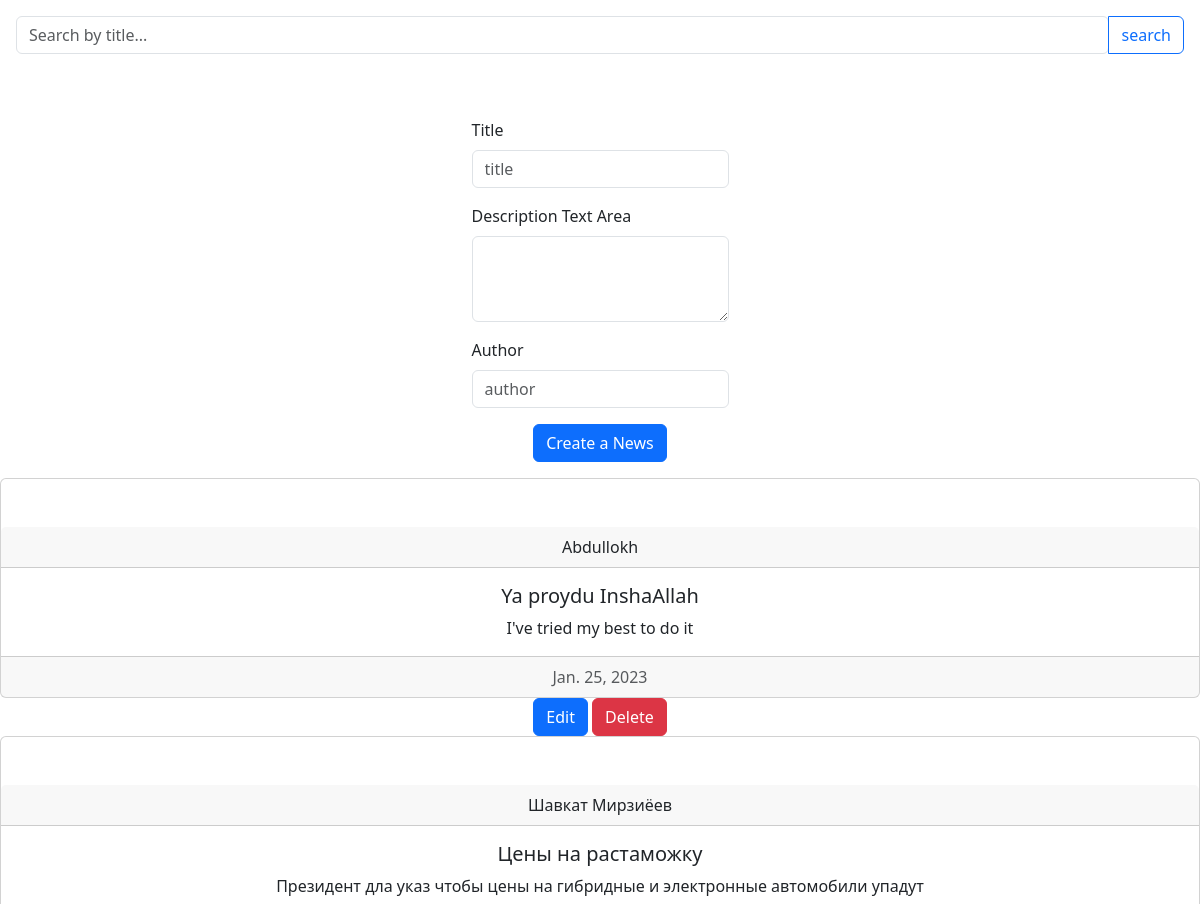
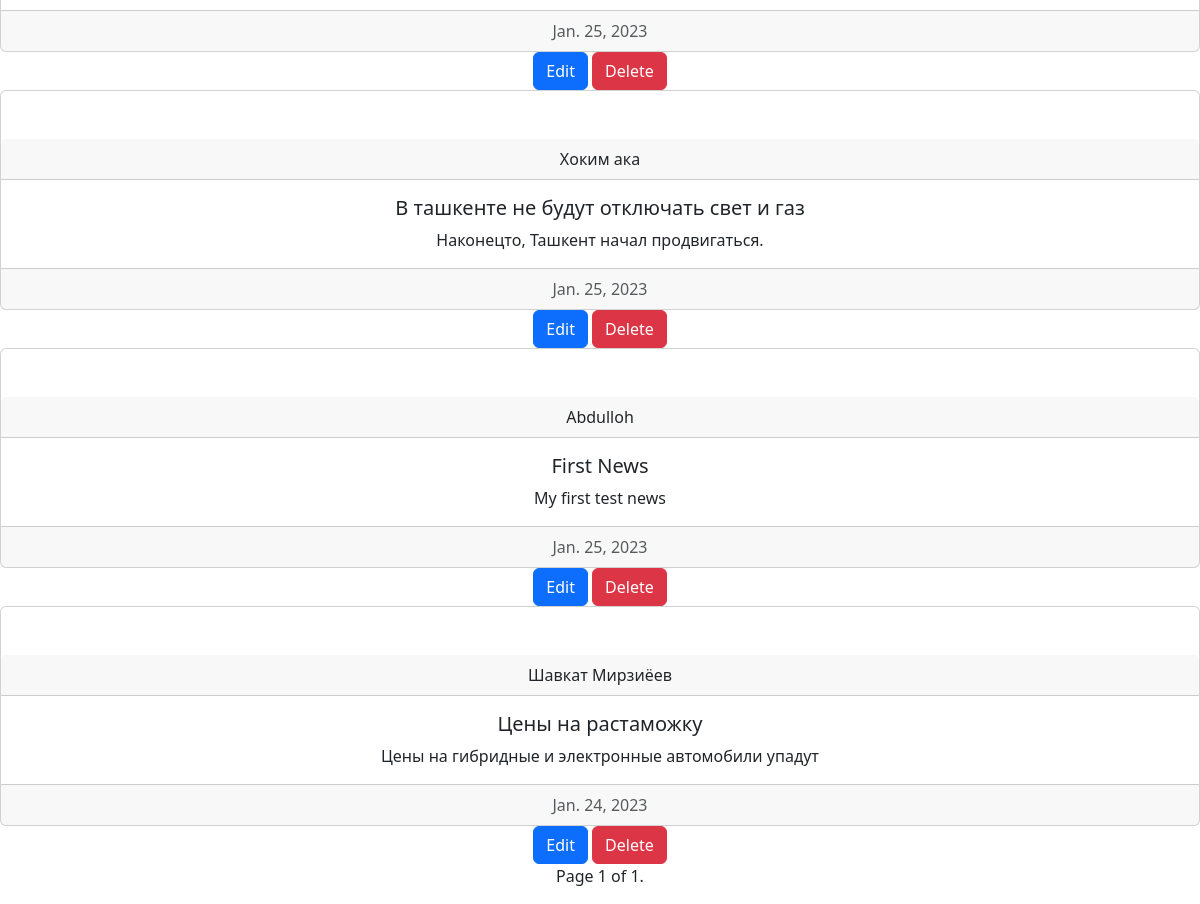
Page /news/ on the committed database (2 pictures, top to bottom).
### news/models.py (models this page shows, shortened)
class New(models.Model):
    title = models.CharField(max_length=200)
    description = models.TextField(max_length=500)
    author = models.CharField(max_length=100)
    date_uploaded = models.DateField(auto_now=True)

### news/views.py (the view)
# urls.py: path("", views.index, name='index'),
def index(request):
    q = request.GET.get('q') if request.GET.get('q') != None else ''
    news = New.objects.filter(title__icontains=q).order_by('date_uploaded')[::-1]
    page_num = request.GET.get('page', 1)
    paginator = Paginator(news, 10)
    try:
        page_obj = paginator.page(page_num)
    except PageNotAnInteger:
        page_obj = paginator.page(1)
    except EmptyPage:
        page_obj = paginator.page(paginator.num_pages)
    context = {
        'news': news,
        'page_obj': page_obj,
    }
    return render(request, 'news/index.html', context)

### news/templates/news/index.html (shortened to what this page needs)
<!DOCTYPE html>
<html lang="en">
<head>
    <link href="https://cdn.jsdelivr.net/npm/bootstrap@5.3.0-alpha1/dist/css/bootstrap.min.css" rel="stylesheet">
</head>
<body>
    <form class="input-group w-30 p-3" method="GET" action="{% url 'index' %}">
        <input type="text" class="form-control rounded" placeholder="Search by title..." name="q" aria-label="Search" aria-describedby="search-addon" />
        <button type="button" class="btn btn-outline-primary">search</button>
    </form>
    <div style="margin-left: auto; margin-right: auto; width: fit-content; margin-top: 0.5in;">
        <form action="{% url 'create' %}" method="POST"> {% csrf_token %}
            <div class="mb-3">
                <label for="title" class="form-label">Title</label>
                <input type="text" class="form-control" name="title" placeholder="title">
              </div>
              <div class="mb-3">
                <label  for="Description" class="form-label">Description Text Area</label>
                <textarea class="form-control" name="description" rows="3"></textarea>
              </div>
            <div class="mb-3">
                <label for="author" class="form-label">Author</label>
                <input type="text" class="form-control" name="author" placeholder="author">
              </div>
              <div class="col-auto text-center">
                <button type="submit" class="btn btn-primary mb-3">Create a News</button>
              </div>
        </form>
    </div>
        {% for new in page_obj %}
        <div class="card text-center pt-5">
            <div class="card-header">
              {{new.author}}
            </div>
            <div class="card-body">
              <h5 class="card-title">{{new.title}}</h5>
              <p class="card-text">{{new.description}}</p>
            </div>
            <div class="card-footer text-muted">
              {{new.date_uploaded}}
            </div>
        </div>
        <div class="col-md-12 text-center">
          <a href="{% url 'edit' new.id %}" type="button" class="btn btn-primary text-center">Edit</a>
          <a href="{% url 'delete' new.id %}" type="button" class="btn btn-danger text-center">Delete</a>
        </div>
        {% endfor %}
  <nav aria-label="Page navigation example">
      <ul class="pagination justify-content-center">
          <li class="page-item">
          <li class="page-item">
              Page {{ page_obj.number }} of {{ page_obj.paginator.num_pages }}.
          </li>
          </li>
      </ul>
  </nav>
</body>
</html>

### rows in the picture
New: author "Abdullokh", title "Ya proydu InshaAllah", description "I've tried my best to do it", date_uploaded "Jan. 25, 2023"
New: author "Шавкат Мирзиёев", title "Цены на растаможку", description "Президент дла указ чтобы цены на гибридные и электронные автомобили упадут", date_uploaded "Jan. 25, 2023"
New: author "Хоким ака", title "В ташкенте не будут отключать свет и газ", description "Наконецто, Ташкент начал продвигаться.", date_uploaded "Jan. 25, 2023"
New: author "Abdulloh", title "First News", description "My first test news", date_uploaded "Jan. 25, 2023"
New: author "Шавкат Мирзиёев", title "Цены на растаможку", description "Цены на гибридные и электронные автомобили упадут", date_uploaded "Jan. 24, 2023"

### other values in the picture
{{ page_obj.number }} "1"
{{ page_obj.paginator.num_pages }} "1"
